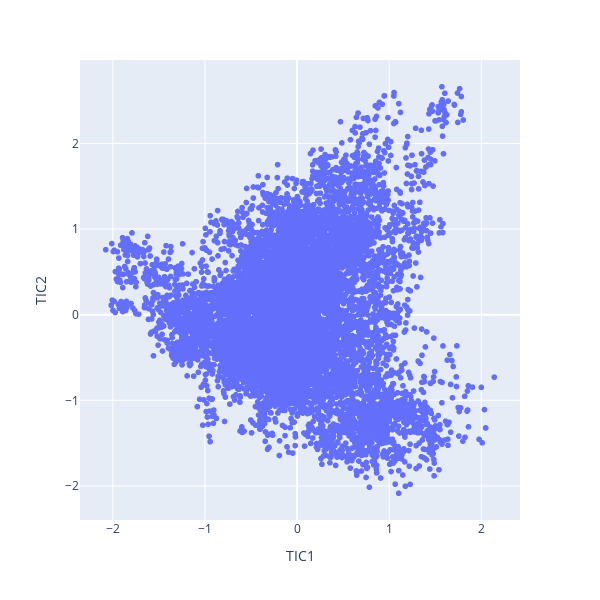

Notebook source saved alongside this figure:
### Code cell
dataset = pd.DataFrame(evecs_SRV_unbiased, columns=["TIC0", "TIC1", "TIC2"])
px.scatter(dataset, x="TIC1", y="TIC2", width=600, height=600)

### Figure 1 — Plotly figure (JSON) as saved in the notebook; plotly's stock layout.template omitted (floating-point values rounded to 4 significant figures; data arrays with more than 128 entries replaced by an {"elided": "..."} marker saying what was removed)
{"data": [{"hovertemplate": "TIC1=%{x}<br>TIC2=%{y}<extra></extra>", "legendgroup": "", "marker": {"color": "#636efa", "symbol": "circle"}, "mode": "markers", "name": "", "showlegend": false, "type": "scattergl", "x": {"elided": "10000 float values"}, "xaxis": "x", "y": {"elided": "10000 float values"}, "yaxis": "y"}], "layout": {"height": 600, "legend": {"tracegroupgap": 0}, "margin": {"t": 60}, "width": 600, "xaxis": {"anchor": "y", "domain": [0, 1], "title": {"text": "TIC1"}}, "yaxis": {"anchor": "x", "domain": [0, 1], "title": {"text": "TIC2"}}}}
